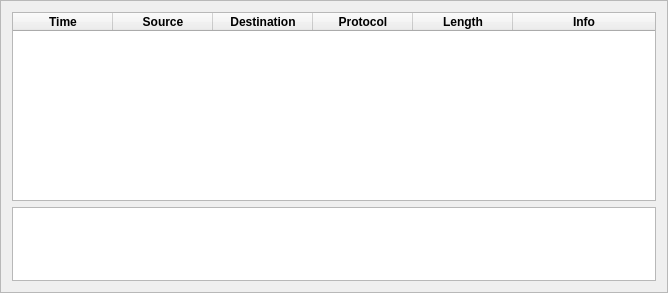
<?xml version="1.0" encoding="UTF-8"?>
<ui version="4.0">
 <class>Frame</class>
 <widget class="QFrame" name="Frame">
  <property name="geometry">
   <rect>
    <x>0</x>
    <y>0</y>
    <width>668</width>
    <height>293</height>
   </rect>
  </property>
  <property name="windowTitle">
   <string>Frame</string>
  </property>
  <property name="frameShape">
   <enum>QFrame::StyledPanel</enum>
  </property>
  <property name="frameShadow">
   <enum>QFrame::Raised</enum>
  </property>
  <layout class="QVBoxLayout" name="verticalLayout">
   <item>
    <widget class="QTableWidget" name="tableWidgetPacketData">
     <property name="minimumSize">
      <size>
       <width>0</width>
       <height>189</height>
      </size>
     </property>
     <property name="editTriggers">
      <set>QAbstractItemView::NoEditTriggers</set>
     </property>
     <property name="alternatingRowColors">
      <bool>true</bool>
     </property>
     <property name="selectionMode">
      <enum>QAbstractItemView::SingleSelection</enum>
     </property>
     <property name="selectionBehavior">
      <enum>QAbstractItemView::SelectRows</enum>
     </property>
     <property name="sortingEnabled">
      <bool>true</bool>
     </property>
     <property name="rowCount">
      <number>0</number>
     </property>
     <property name="columnCount">
      <number>6</number>
     </property>
     <attribute name="horizontalHeaderStretchLastSection">
      <bool>true</bool>
     </attribute>
     <column>
      <property name="text">
       <string>Time</string>
      </property>
      <property name="font">
       <font>
        <weight>75</weight>
        <bold>true</bold>
       </font>
      </property>
     </column>
     <column>
      <property name="text">
       <string>Source</string>
      </property>
      <property name="font">
       <font>
        <weight>75</weight>
        <bold>true</bold>
       </font>
      </property>
     </column>
     <column>
      <property name="text">
       <string>Destination</string>
      </property>
      <property name="font">
       <font>
        <weight>75</weight>
        <bold>true</bold>
       </font>
      </property>
     </column>
     <column>
      <property name="text">
       <string>Protocol</string>
      </property>
      <property name="font">
       <font>
        <weight>75</weight>
        <bold>true</bold>
       </font>
      </property>
     </column>
     <column>
      <property name="text">
       <string>Length</string>
      </property>
      <property name="font">
       <font>
        <weight>75</weight>
        <bold>true</bold>
       </font>
      </property>
     </column>
     <column>
      <property name="text">
       <string>Info</string>
      </property>
      <property name="font">
       <font>
        <weight>75</weight>
        <bold>true</bold>
       </font>
      </property>
     </column>
    </widget>
   </item>
   <item>
    <widget class="QTextBrowser" name="textBrowserPacketInfo">
     <property name="maximumSize">
      <size>
       <width>16777215</width>
       <height>100</height>
      </size>
     </property>
     <property name="html">
      <string>&lt;!DOCTYPE HTML PUBLIC &quot;-//W3C//DTD HTML 4.0//EN&quot; &quot;http://www.w3.org/TR/REC-html40/strict.dtd&quot;&gt;
&lt;html&gt;&lt;head&gt;&lt;meta name=&quot;qrichtext&quot; content=&quot;1&quot; /&gt;&lt;style type=&quot;text/css&quot;&gt;
p, li { white-space: pre-wrap; }
&lt;/style&gt;&lt;/head&gt;&lt;body style=&quot; font-family:'Ubuntu'; font-size:11pt; font-weight:400; font-style:normal;&quot;&gt;
&lt;p style=&quot;-qt-paragraph-type:empty; margin-top:0px; margin-bottom:0px; margin-left:0px; margin-right:0px; -qt-block-indent:0; text-indent:0px;&quot;&gt;&lt;br /&gt;&lt;/p&gt;&lt;/body&gt;&lt;/html&gt;</string>
     </property>
    </widget>
   </item>
  </layout>
 </widget>
 <resources/>
 <connections/>
</ui>
